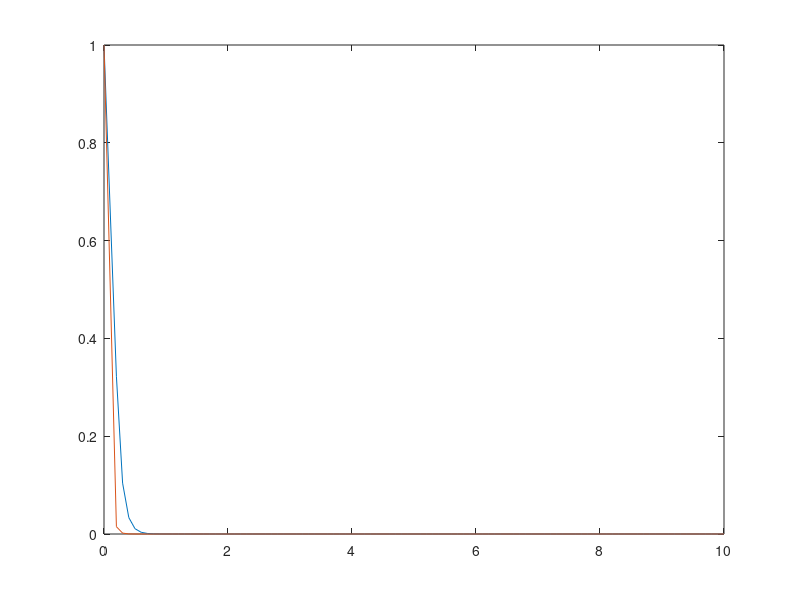

This chart was generated by the following MATLAB code:
clear; close all;

min=0;
max=10;
N=100;
tau=(max-min)/N;
gam=21;
%2/tau;
y=zeros(1,N);
time=zeros(1,N);
y(1)=1;
for n=2:N    
y(n)=y(n-1)*(1/(1+gam*tau));
time(n)=n*tau;
end;
plot(time,y,time,exp(-gam*time));